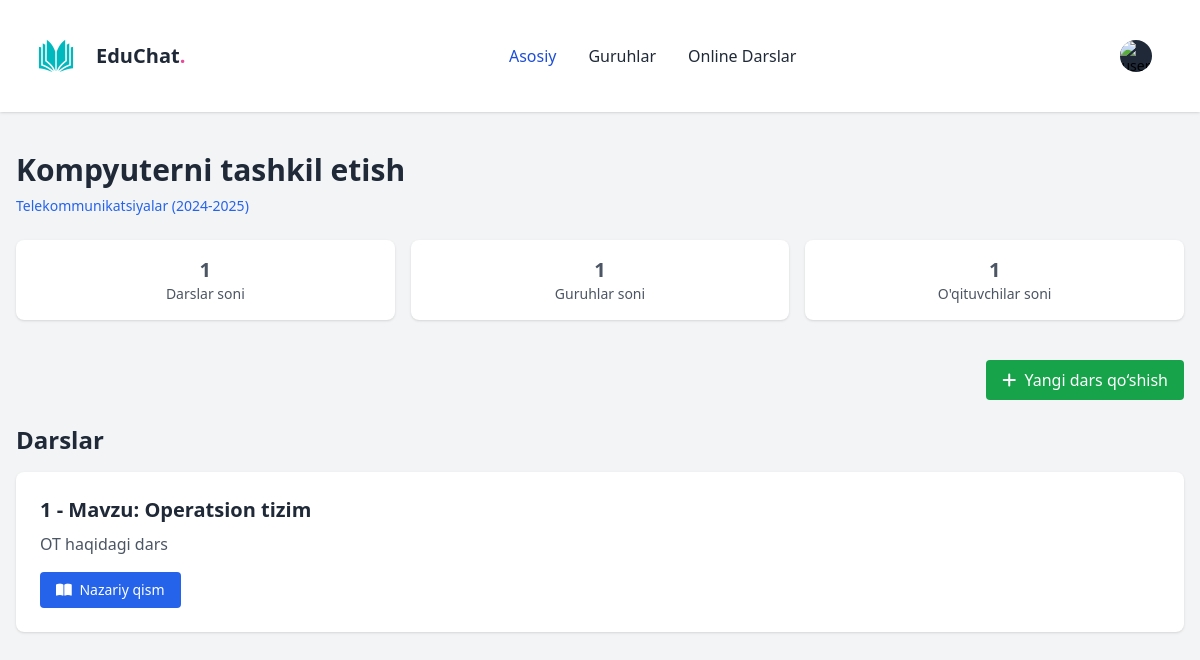
Screenshot of /subject/2/ with the database file from the repository.
### subject/models/subject.py (models this page shows, shortened)
class Subject(models.Model):
    name = models.CharField(max_length=255)
    description = models.TextField(verbose_name="Qisqacha ma'lumot",blank=True)
    image = models.ImageField(upload_to="subject_images/", null=True, blank=True)
    year = models.ForeignKey(Year, on_delete=models.CASCADE, blank=True)
    semester = models.CharField(max_length=15, choices=SemesterChoices.choices, default=SemesterChoices.AUTUMN)
    begin_at = models.DateField(auto_now=True)
    end_at = models.DateField(auto_now=True)
    faculty = models.ForeignKey(Faculty, on_delete=models.CASCADE, blank=True)
    teachers = models.ManyToManyField(TeacherProfile, related_name="subjects_teacher")
    groups = models.ManyToManyField(Group, related_name="subjects_group")
    created_at = models.DateTimeField(auto_now_add=True)
    updated_at = models.DateTimeField(auto_now=True)
    class Meta:
        verbose_name = "Fan"
        verbose_name_plural = "Fanlar"

class Year(models.Model):
    name = models.CharField(max_length=155)
    class Meta:
        verbose_name = "Yil"
        verbose_name_plural = "Yillar"

### account/models/student_account.py (models this page shows, shortened)
class Faculty(models.Model):
    name = models.CharField(max_length=255, unique=True)
    class Meta:
        verbose_name = "Fakultet"
        verbose_name_plural = "Fakultetlar"

### subject/models/lesson.py (models this page shows, shortened)
class Lesson(models.Model):
    subject = models.ForeignKey(Subject, on_delete=models.SET_NULL, null=True, blank=True,
                                related_name="lesson_subject")
    title = models.CharField(max_length=255)
    description = models.TextField(verbose_name="Qisqacha ma'lumot",blank=True)
    teachers = models.ManyToManyField(TeacherProfile, related_name="lesson_teacher")
    class Meta:
        verbose_name = "Dars"
        verbose_name_plural = "Darslar"

### subject/views/subject.py (the view)
# urls.py: path('<int:subject_id>/', subject_lessons, name='subject_lessons'),
def subject_lessons(request, subject_id):
    subject = get_object_or_404(Subject, id=subject_id)
    lessons = Lesson.objects.filter(subject=subject)
    context = {
        'subject': subject,
        'lessons': lessons,
    }
    return render(request, 'subjects_teacher.html', context)

### subject/templates/subjects_teacher.html (shortened to what this page needs)
{% load static %}
<!DOCTYPE html>
<html lang="en" x-data="{ sidebarOpen: false }">
<head>
    <link rel="stylesheet" href="https://cdnjs.cloudflare.com/ajax/libs/font-awesome/6.5.0/css/all.min.css">
    <script src="https://cdn.tailwindcss.com"></script>
</head>
<body class="bg-gray-100 font-sans">
<nav class="bg-white border-gray-200 shadow">
    <div class="max-w-screen-xl flex flex-wrap items-center justify-between mx-auto p-4">
        <a class="relative flex items-center inline-block h-5 h-full font-black leading-none">
            <img src="/static/images/logo_book.jpg" class="w-20 h-20">
            <span class="text-xl text-gray-800">EduChat<span class="text-pink-500">.</span></span>
        </a>
        <div class="flex items-center md:order-2 space-x-3 md:space-x-0 rtl:space-x-reverse">
            <button type="button"
                    class="flex text-sm bg-gray-800 rounded-full md:me-0 focus:ring-4 focus:ring-gray-300"
                    id="user-menu-button" aria-expanded="false" data-dropdown-toggle="user-dropdown"
                    data-dropdown-placement="bottom">
                <img class="w-8 h-8 rounded-full"
                     src="{% if request.user.avatar %}{{ request.user.avatar.url }}{% else %}/static/images/user_image.jpg{% endif %}"
                     alt="user photo">
            </button>
            <span class="block px-4 py-3 font-bold text-l text-gray-800">
                </span>
        </div>
        <div class="items-center justify-between hidden w-full md:flex md:w-auto md:order-1" id="navbar-user">
            <ul class="flex flex-col font-medium p-4 md:p-0 mt-4 border border-gray-100 rounded-lg bg-white md:space-x-8 rtl:space-x-reverse md:flex-row md:mt-0 md:border-0">
                <li>
                    <a href="{% url 'dashboard' %}"
                       class="block py-2 px-3 text-white bg-blue-700 rounded-sm md:bg-transparent md:text-blue-700 md:p-0"
                       aria-current="page">Asosiy</a>
                </li>
                <li>
                    <a href="{% url 'group_list' %}"
                       class="block py-2 px-3 text-gray-800 hover:bg-gray-100 md:hover:bg-transparent md:hover:text-blue-700 md:p-0">Guruhlar</a>
                </li>
                <li>
                    <a href="{% url 'subject:teacher_live_sessions' %}"
                       class="block py-2 px-3 text-gray-800 hover:bg-gray-100 md:hover:bg-transparent md:hover:text-blue-700 md:p-0">Online
                        Darslar</a>
                </li>
            </ul>
        </div>
    </div>
</nav>
<div class="max-w-7xl mx-auto py-10 px-4">
    <h1 class="text-3xl font-bold text-gray-800 mb-2">{{ subject.name }}</h1>
    <p class="text-sm text-blue-600 mb-6">{{ subject.faculty.name }} ({{ subject.year.name }})</p>
    <div class="grid grid-cols-1 sm:grid-cols-3 gap-4 mb-6 text-sm text-gray-600">
        <div class="bg-white p-4 rounded-lg shadow text-center">
            <div class="text-xl font-bold">{{ subject.lesson_subject.count }}</div>
            <div>Darslar soni</div>
        </div>
        <div class="bg-white p-4 rounded-lg shadow text-center">
            <div class="text-xl font-bold">{{ subject.groups.count }}</div>
            <div>Guruhlar soni</div>
        </div>
        <div class="bg-white p-4 rounded-lg shadow text-center">
            <div class="text-xl font-bold">{{ subject.teachers.count }}</div>
            <div>O'qituvchilar soni</div>
        </div>
    </div>
    <div class="flex justify-end mb-6">
        <a href="{% url 'subject:create_lesson' subject.id %}"
           class="inline-block bg-green-600 text-white px-4 py-2 rounded hover:bg-green-700 transition">
            <i class="fas fa-plus mr-1"></i> Yangi dars qo‘shish
        </a>
    </div>
    <h2 class="text-2xl font-semibold text-gray-800 mb-4">Darslar</h2>
    <div class="space-y-6">
        {% for lesson in subject.lesson_subject.all %}
        <div class="bg-white p-6 rounded-lg shadow">
            <h3 class="text-xl font-semibold text-gray-800 mb-2">{{ forloop.counter }} - Mavzu: {{ lesson.title }}</h3>
            <p class="text-gray-600 mb-4">{{ lesson.description|truncatewords:30 }}</p>
            <div class="flex gap-3 flex-wrap">
                <a href="{% url 'subject:lesson_detail' lesson.id %}"
                   class="bg-blue-600 text-white text-sm font-medium px-4 py-2 rounded hover:bg-blue-700 transition">
                    <i class="fas fa-book-open mr-1"></i> Nazariy qism
                </a>
            </div>
        </div>
        {% endfor %}
    </div>
</div>
</body>
</html>

### rows the page displays
Subject: name "Kompyuterni tashkil etish", faculty.name "Telekommunikatsiyalar", year.name "2024-2025", lesson_subject.count "1", groups.count "1", teachers.count "1"
Lesson: title "Operatsion tizim", description "OT haqidagi dars"
